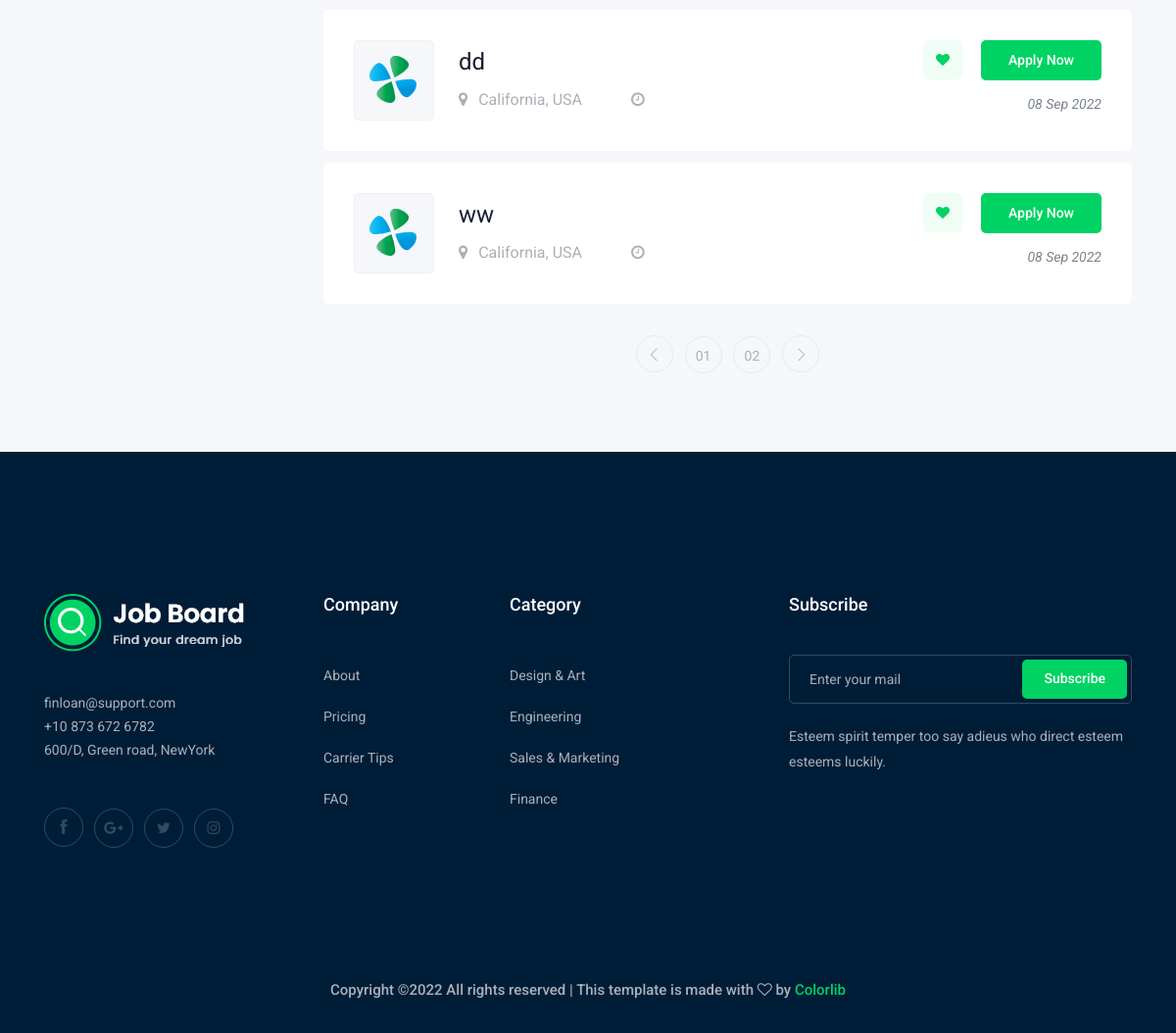
The app's page /jobs/ (signed in, lower part), older data.
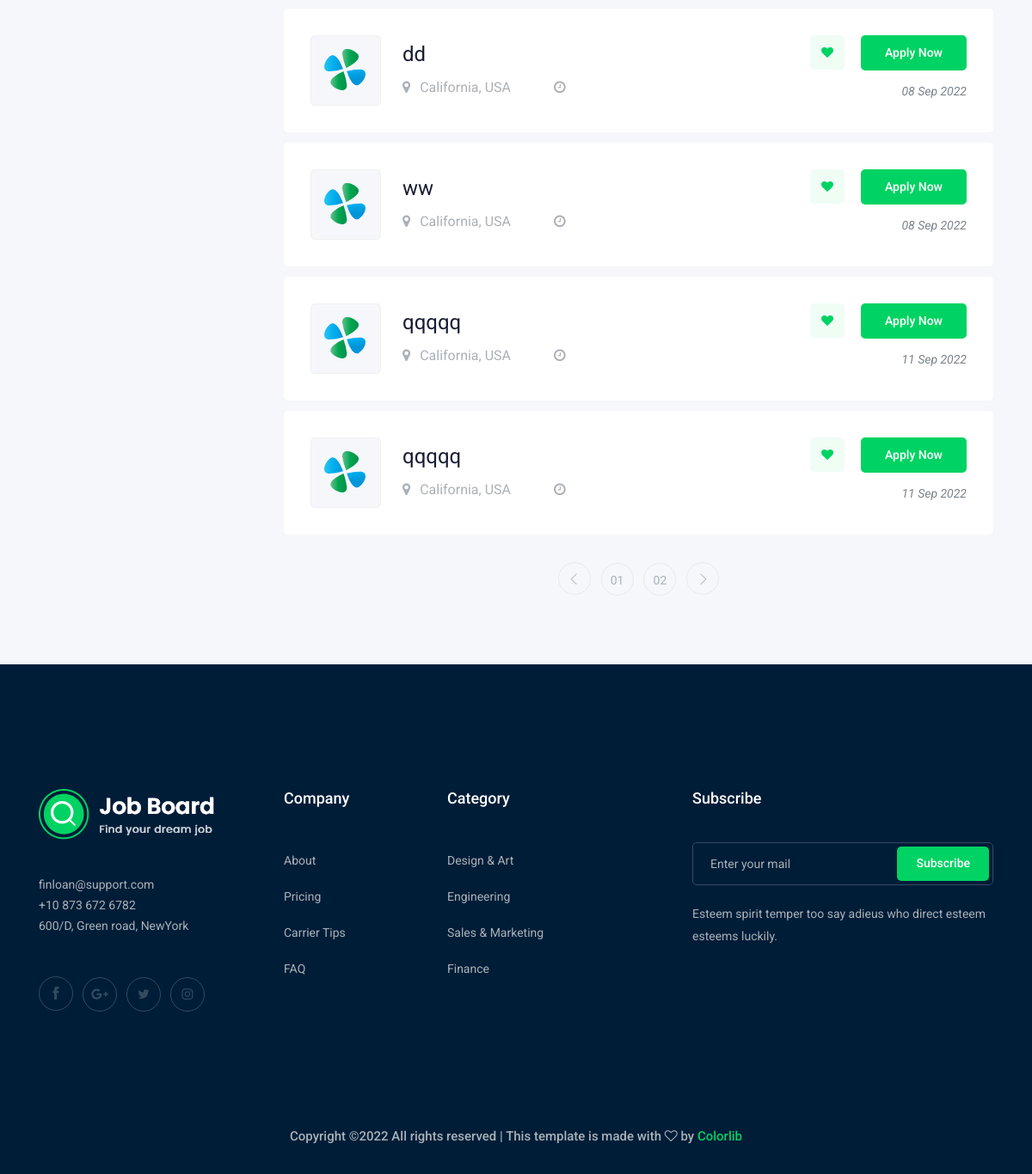
The same page, newer data.
### job/models.py (models this page shows, shortened)
class Job(models.Model):
    owner=models.ForeignKey(User,related_name='job_owner',on_delete=models.CASCADE)
    title = models.CharField(max_length=100)
    job_type=models.CharField(max_length=15,choices=JOB_TYPE)
    description=models.TextField(max_length=1000)
    published_at=models.DateTimeField(auto_now=True)
    vacancy=models.IntegerField(default=1)
    salary=models.IntegerField(default=0)
    experience=models.IntegerField(default=5)
    category = models.ForeignKey('Category',on_delete=models.CASCADE)
    image =models.ImageField(upload_to=image_upload)
    slug=models.SlugField(blank=True,null=True)
    def __str__(self) :
        return self.title

### job/views.py (the view)
# urls.py: path('',views.job_list,name="job_list"),
@login_required
def job_list(request):
    job_list = Job.objects.all()
    filter=JobFilter(request.GET,queryset=job_list)
    job_list=filter.qs
    context = {'jobs':job_list,'filter':filter}
    return render(request,'job/jobs.html',context)

### job/models.py (called while the page is built)
    def __str__(self):
        return self.name

### job/templates/job/jobs.html (shortened to what this page needs)
{% extends 'base.html'%}
{% load bootstrap4 %}
{% block body%}
    <div class="job_listing_area plus_padding">
        <div class="container">
            <div class="row">
                <div class="col-lg-3">
                </div>
                <div class="col-lg-9">
                    <div class="job_lists m-0">
                        <div class="row">
                            {% for job in jobs%}
                            <div class="col-lg-12 col-md-12">
                                <div class="single_jobs white-bg d-flex justify-content-between">
                                    <div class="jobs_left d-flex align-items-center">
                                        <div class="thumb">
                                            <img src="img/svg_icon/1.svg" alt="">
                                        </div>
                                        <div class="jobs_conetent">
                                            <a href="{% url 'job:job_detail' job.slug %}"><h4>{{job}}</h4></a>
                                            <div class="links_locat d-flex align-items-center">
                                                <div class="location">
                                                    <p> <i class="fa fa-map-marker"></i> California, USA</p>
                                                </div>
                                                <div class="location">
                                                    <p> <i class="fa fa-clock-o"></i> {{job.type}}</p>
                                                </div>
                                            </div>
                                        </div>
                                    </div>
                                    <div class="jobs_right">
                                        <div class="apply_now">
                                            <a class="heart_mark" href="#"> <i class="fa fa-heart"></i> </a>
                                            <a href="{% url 'job:job_detail' job.slug %}" class="boxed-btn3">Apply Now</a>
                                        </div>
                                        <div class="date">
                                            <p>{{job.published_at|date:'d M o'}}</p>
                                        </div>
                                    </div>
                                </div>
                            </div>
                            {%endfor%}
                        </div>
                        <div class="row">
                            <div class="col-lg-12">
                                <div class="pagination_wrap">
                                    <ul>
                                        <li><a href="#"> <i class="ti-angle-left"></i> </a></li>
                                        <li><a href="#"><span>01</span></a></li>
                                        <li><a href="#"><span>02</span></a></li>
                                        <li><a href="#"> <i class="ti-angle-right"></i> </a></li>
                                    </ul>
                                </div>
                            </div>
                        </div>
                    </div>
                </div>
            </div>
        </div>
    </div>
    {% endblock body%}

Row changes from the older to the newer data that the page shows:
added Job: title "qqqqq", published_at "11 Sep 2022"
added Job: title "qqqqq", published_at "11 Sep 2022"
